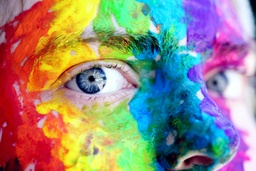
#> input picture Colorful_Image.jpg, 256 x 171 px, shrunk from 5616 x 3744 before the run
$ python Image_Compress.py Colorful_Image.jpg
#> lines starting #> are read from the running program, lines starting #| are printed output that depends on the picture
#This Program compresses an image using a Block division, 2D FFT and  a custom Huffman
# + RLE encoding scheme
#Author: Artur Shyutts

import numpy as np
import cv2 as cv
import heapq
from collections import Counter
import json
import struct
import argparse
import sys

EOB = (0, 0)
class Huffman_Node:
  def __init__(self, Freq, Symbol = None, Left = None, Right = None):
    self.Freq = Freq
    self.symbol = Symbol
    self.Left = Left
    self.Right = Right
  def __lt__(self, other):
    return self.Freq < other.Freq

# Builds a Huffman tree from the given FFT data
def Build_Huffman_tree(symbols):
  freq = Counter(symbols)
  heap = [Huffman_Node(f, s) for s, f in freq.items()]
  heapq.heapify(heap)

  while len(heap) > 1:
    node1 = heapq.heappop(heap)
    node2 = heapq.heappop(heap)
    merged = Huffman_Node(node1.Freq + node2.Freq, Left=node1, Right=node2)
    heapq.heappush(heap, merged)

  return heap[0]

#Builds Huffman codes
def build_huffman_codes(tree):
  codes = {}
  def build_codes_helper(node, current_code):
    if node is None:
      return
    if node.symbol is not None:
      codes[node.symbol] = current_code
      return
    build_codes_helper(node.Left, current_code + "0")
    build_codes_helper(node.Right, current_code + "1")
  build_codes_helper(tree, "")
  return codes

#Encodes the data using the Huffman codes
def huffman_encode(data, codes):
  return ''.join(codes[sym] for sym in data)

#Converts a symbol to a string representation
def stringify_symbol(sym):
  return f"r:{sym[0]},v:{sym[1]}" if sym != EOB else "EOB"


#Finds the Next power of two
def PowerOfTwo(x):
  return 1 << (x - 1).bit_length()

def bit_reverse_indices(N):
  bits = int(np.log2(N))
  return np.array([int(f'{i:0{bits}b}'[::-1], 2) for i in range(N)])

#My Custom Fast Fourier Transform that uses iterative algorithm and Bit reversal
def FFT(signal):
  N = len(signal)

  if not(N & (N - 1) == 0) and N != 0:
    New_N = PowerOfTwo(N)
    New_Signal = np.zeros(New_N, dtype=complex)
    New_Signal[:N] = signal
    signal = New_Signal
    N = New_N

  New_Signal = np.array(signal, dtype=complex)

  indices = bit_reverse_indices(N)
  New_Signal = New_Signal[indices]
  stages = int(np.log2(N))
  for stage in range(1, stages + 1):
    step = 2 ** stage
    half_step = step // 2
    twiddle_factors = np.exp(-2j * np.pi * np.arange(half_step) / step)

    for k in range(0, N, step):
      for n in range(half_step):
        a = New_Signal[k + n]
        b = twiddle_factors[n] * New_Signal[k + n + half_step]
        New_Signal[k + n] = a + b
        New_Signal[k + n + half_step] = a - b
  return New_Signal


#Two Dimensiaonal applying of FFT
def TwoDFFT(image):
  FFT_Rows = np.array([FFT(row) for row in image])
  FFT_Cols = np.array([FFT(col) for col in FFT_Rows.T]).T
  return FFT_Cols


#Chroma Subsampling 4:2:0
def chroma_subsample_420(Cr, Cb):
  Cb_sub = Cb[::2,::2]
  Cr_sub = Cr[::2,::2]
  return Cr_sub, Cb_sub

#Converts a bitstring to bytes, adding padding if necessary
def Bits_to_Bytes(bitstring):
  padding = (8 - len(bitstring) % 8) % 8
  bitstring += '0' * padding
  return bytes(int(bitstring[i:i+8], 2) for i in range(0, len(bitstring), 8)), padding

#Zigzag scan for 8x8 blocks
def zigzag_indices(n=8):
  indexorder = sorted(((x, y) for x in range(n) for y in range(n)),
                      key=lambda s: (s[0]+s[1], -s[1] if (s[0]+s[1]) % 2 else s[1]))
  return indexorder

#Extracts a zigzag scan from the given block
def zigzag_scan(block, indices):
  if np.iscomplexobj(block):
    return [block[i,j].real for (i, j) in indices]
  else:
    return [block[i,j] for (i, j) in indices]

#Divivdes the given channel into blox(8 for now) CHANGED
def divide_blocks(image, block_size=8):
  h, w = image.shape
  pad_h = (block_size - (h % block_size)) % block_size
  pad_w = (block_size - (w % block_size)) % block_size

  padded = np.pad(image, ((0, pad_h), (0, pad_w)), mode='constant', constant_values=0)
  h_pad, w_pad = padded.shape
  return padded.reshape(h_pad // block_size, block_size, -1, block_size).swapaxes(1, 2).reshape(-1, block_size, block_size)

#Quantizes the block with the given Matrix and threshold
def quantize_block(block, quant_table, threshold=0):
  quantized = np.round(block.real / quant_table)
  quantized[np.abs(quantized) < threshold] = 0
  return quantized.astype(int)

#Value return for Huffman encoding
def value_category(val):
  if val == 0:
    return 0
  return int(abs(int(val))).bit_length()

#Encodes the data using Run Length Encoding CHANGED
def rle_encode(block):
  result = []
  zero_count = 0

  last_non_zero = -1
  for i in reversed(range(len(block))):
    if block[i] != 0:
      last_non_zero = i
      break

  if last_non_zero == -1:
    return [((0, 0), '')]
  for i in range(last_non_zero + 1):
    val = int(round(block[i]))
    if val == 0:
      zero_count += 1
    else:
      while zero_count > 15:
        result.append(((15, 0), ''))
        zero_count -= 16

      cat = value_category(val)
      val_bits = format(abs(val), f'0{cat}b')
      if val < 0:
        val_bits = ''.join('1' if b == '0' else '0' for b in val_bits)

      result.append(((zero_count, cat), val_bits))
      zero_count = 0

  result.append(((0, 0),''))
  return result


#File Saving
def save_compressed_file(filename, S_bytes, padding, codes, Y_shape, Cr_shape, Cb_shape):
  header = {
    "Y_shape": list(Y_shape),
    "Cr_shape": list(Cr_shape),
    "Cb_shape": list(Cb_shape),
    "padding": padding,
    "huffman_codes": {str(k):v for k, v in codes.items()},
    }

  header_json = json.dumps(header, indent=2)
  header_bytes = header_json.encode('utf-8')

  with open(filename, 'wb') as f:
    f.write(struct.pack('>I', len(header_bytes)))
    f.write(header_bytes)
    f.write(S_bytes)

#---------------------------------------------------------------------------------------------------

Q_For_Y = np.array([
  [16, 11, 10, 16, 24, 40, 51, 61],
  [12, 12, 14, 19, 26, 58, 60, 55],
  [14, 13, 16, 24, 40, 57, 69, 56],
  [14, 17, 22, 29, 51, 87, 80, 62],
  [18, 22, 37, 56, 68, 109, 103, 77],
  [24, 35, 55, 64, 81, 104, 113, 92],
  [49, 64, 78, 87, 103, 121, 120, 101],
  [72, 92, 95, 98, 112, 100, 103, 99]
])

Q_For_Clr = np.array([
  [17, 18, 24, 47, 99, 99, 99, 99],
  [18, 21, 26, 66, 99, 99, 99, 99],
  [24, 26, 56, 99, 99, 99, 99, 99],
  [47, 66, 99, 99, 99, 99, 99, 99],
  [99, 99, 99, 99, 99, 99, 99, 99],
  [99, 99, 99, 99, 99, 99, 99, 99],
  [99, 99, 99, 99, 99, 99, 99, 99],
  [99, 99, 99, 99, 99, 99, 99, 99]
])

if __name__ == "__main__":
  parser = argparse.ArgumentParser()
  parser.add_argument("input_image")
  parser.add_argument("-o", "--output", default="output.huff")
  args = parser.parse_args()

  image = cv.imread(args.input_image, cv.IMREAD_COLOR)
#> image is the input picture: shape (171, 256, 3); mean B, G, R 127.2, 137.9, 148.1
  if image is None:
    sys.exit(1)

  image = cv.cvtColor(image, cv.COLOR_BGR2YCrCb)
#> image: shape (171, 256, 3); mean of channels 0, 1, 2 139.7, 134, 120.9
  Y, Cr, Cb = cv.split(image)
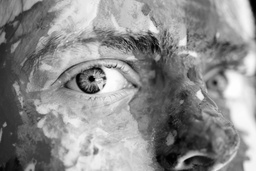
#> Y: shape (171, 256); min 1, max 255, mean 139.7
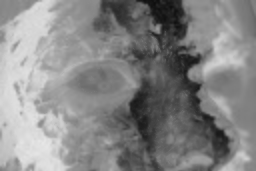
#> Cr: shape (171, 256); min 14, max 230, mean 134
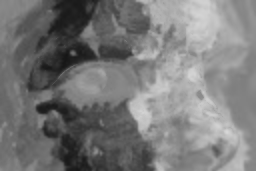
#> Cb: shape (171, 256); min 21, max 215, mean 120.9

  Cr_sub, Cb_sub = chroma_subsample_420(Cr, Cb)
  indices = zigzag_indices(n=8)

  Y_shape = Y.shape
#> Y_shape = (171, 256)
  Cr_shape = Cr_sub.shape
#> Cr_shape = (86, 128)
  Cb_shape = Cb_sub.shape
#> Cb_shape = (86, 128)

  Y_blocks = divide_blocks(Y)
#> in divide_blocks, `padded = np.pad(image, ((0, pad_h), (0, pad_w)), mode='constant', cons..`:
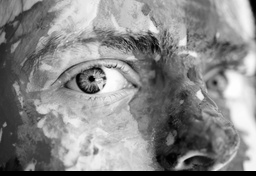
#> padded: shape (176, 256); min 0, max 255, mean 135.8
  Cr_blocks = divide_blocks(Cr_sub)
#> call 2 of divide_blocks, with block_size = 8
#> in divide_blocks (call 2), `padded = np.pad(image, ((0, pad_h), (0, pad_w)), mode='constant', cons..`:
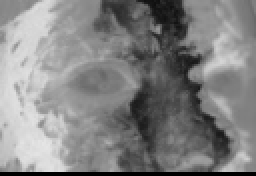
#> padded: shape (88, 128) (shown 2 times larger); min 0, max 229, mean 131
  Cb_blocks = divide_blocks(Cb_sub)
#> call 3 of divide_blocks, with block_size = 8
#> in divide_blocks (call 3), `padded = np.pad(image, ((0, pad_h), (0, pad_w)), mode='constant', cons..`:
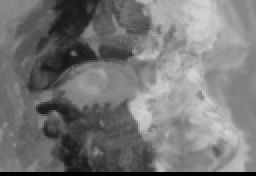
#> padded: shape (88, 128) (shown 2 times larger); min 0, max 214, mean 118.1

  Y_fft_blocks = [TwoDFFT(block) for block in Y_blocks]
#> Y_fft_blocks = 704 items
  Cr_fft_blocks = [TwoDFFT(block) for block in Cr_blocks]
#> Cr_fft_blocks = 176 items
  Cb_fft_blocks = [TwoDFFT(block) for block in Cb_blocks]
#> Cb_fft_blocks = 176 items

  Y_quantized = [quantize_block(block, Q_For_Y, threshold=0) for block in Y_fft_blocks]
#> Y_quantized = 704 items
  Cr_quantized = [quantize_block(block, Q_For_Clr, threshold=200) for block in Cr_fft_blocks]
#> Cr_quantized = 176 items
  Cb_quantized = [quantize_block(block, Q_For_Clr, threshold=200) for block in Cb_fft_blocks]
#> Cb_quantized = 176 items

  Y_zigzag = [zigzag_scan(block, indices) for block in Y_quantized]
#> Y_zigzag = 704 items
  Cb_zigzag = [zigzag_scan(block, indices) for block in Cb_quantized]
#> Cb_zigzag = 176 items
  Cr_zigzag = [zigzag_scan(block, indices) for block in Cr_quantized]
#> Cr_zigzag = 176 items

  Y_zigzag = [[int(round(val)) for val in block] for block in Y_zigzag]
  Cb_zigzag = [[int(round(val)) for val in block] for block in Cb_zigzag]
  Cr_zigzag = [[int(round(val)) for val in block] for block in Cr_zigzag]


  symbols = []
  encoded_blocks = []

  for blocks in [Y_zigzag, Cr_zigzag, Cb_zigzag]:
    for block in blocks:
      encoded = rle_encode(block)
      encoded_blocks.append(encoded)
      for (runcat, _) in encoded:
        symbols.append(runcat)
#> this loop made 3 passes

  tree = Build_Huffman_tree(symbols)
#> the loop in Build_Huffman_tree, `while len(heap) > 1:` made 72 passes
  codes = build_huffman_codes(tree)

  codebook = codes
  codebook = {stringify_symbol(sym): code for sym, code in codes.items()}

  bitstream_parts = []
  for block in encoded_blocks:
      for (runcat, val_bits) in block:
          bitstream_parts.append(codes[runcat] + val_bits)
  bitstream = ''.join(bitstream_parts)

  S_bytes, padding = Bits_to_Bytes(bitstream)

  save_compressed_file(args.output, S_bytes, padding, codes, Y_shape, Cr_shape, Cb_shape)

$ run again, on Mountains_rec.jpg
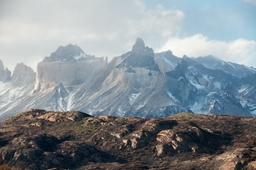
#> input picture Mountains_rec.jpg, 256 x 170 px, shrunk from 4990 x 3311 before the run
#> image is the input picture: shape (170, 256, 3); mean B, G, R 147.6, 142.2, 133.6
#> image: shape (170, 256, 3); mean of channels 0, 1, 2 140.2, 123.3, 132.2
#> `Y, Cr, Cb = cv.split(image)`:
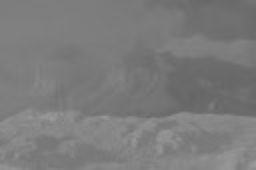
#> Cr: shape (170, 256); min 101, max 155, mean 123.3
#> padded: shape (88, 128)
#> in divide_blocks (call 3), `padded = np.pad(image, ((0, pad_h), (0, pad_w)), mode='constant', cons..`:
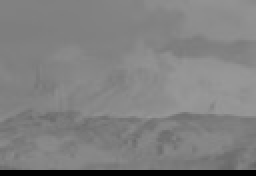
#> padded: shape (88, 128) (shown 2 times larger); min 0, max 153, mean 127.7
#> Y_fft_blocks = 704 items
#> Cr_fft_blocks = 176 items
#> Y_quantized = 704 items
#> Cr_quantized = 176 items
#> Y_zigzag = 704 items
#> Cb_zigzag = 176 items
#> the loop `for blocks in [Y_zigzag, Cr_zigzag, Cb_zigzag]:` made 3 passes
#> the loop in Build_Huffman_tree, `while len(heap) > 1:` made 62 passes
#> the loop `for block in encoded_blocks:` made 1056 passes
#> block on passes 11, 38, 45: [((0, 10), '1101000101'), ((1, 1), '1'), ((0, 0), '')], [((0, 10), '1101010000'), ((0, 1), '0'), ((0, 0), '')], [((0, 10), '1100111011'), ((0, 1), '0'), ((0, 0), '')]

$ run again, on city.jpg
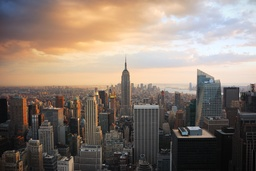
#> input picture city.jpg, 256 x 171 px, shrunk from 3772 x 2524 before the run
#> image is the input picture: shape (171, 256, 3); mean B, G, R 112.7, 123.6, 137.9
#> image: shape (171, 256, 3); mean of channels 0, 1, 2 126.6, 136, 120.1
#> `Y, Cr, Cb = cv.split(image)`:
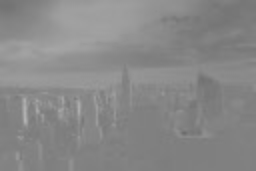
#> Cr: shape (171, 256); min 108, max 179, mean 136
#> padded: shape (88, 128)
#> in divide_blocks (call 3), `padded = np.pad(image, ((0, pad_h), (0, pad_w)), mode='constant', cons..`:
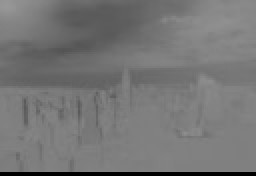
#> padded: shape (88, 128) (shown 2 times larger); min 0, max 151, mean 117.5
#> Y_fft_blocks = 704 items
#> Cr_fft_blocks = 176 items
#> Y_quantized = 704 items
#> Cr_quantized = 176 items
#> Y_zigzag = 704 items
#> Cb_zigzag = 176 items
#> the loop `for blocks in [Y_zigzag, Cr_zigzag, Cb_zigzag]:` made 3 passes
#> the loop in Build_Huffman_tree, `while len(heap) > 1:` made 68 passes
